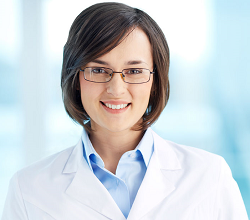
//> input picture PlaywithOpenCV/test.png, 250 x 220 px
$ ./Source   (built with g++ and OpenCV 4)
//> lines starting //> are read from the running program, lines starting //| are printed output that depends on the picture
#include <opencv2/highgui/highgui.hpp>
#include "opencv2/imgproc/imgproc.hpp"
#include <iostream>
using namespace cv;
using namespace std;

int main(){

	string image = "test.png";
	double alpha = 0.00;
	int beta = 0;

	//read the image data into Matrix
	Mat imgOriginal = imread(image, CV_LOAD_IMAGE_UNCHANGED);
//> imgOriginal is the input picture: 220 rows x 250 cols, CV_8UC4; mean B, G, R, A 212.2, 208.1, 201, 255
	Mat imgGray = imread(image, CV_LOAD_IMAGE_GRAYSCALE);
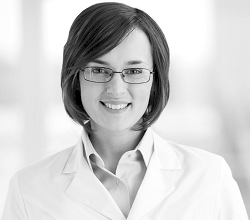
//> imgGray: 220 rows x 250 cols, CV_8UC1; min 0, max 255, mean 207

	//check whether the image is loaded or not
	if (imgOriginal.empty() || imgGray.empty())
	{
		cout << "Error : Image cannot be loaded..!!" << endl;
		//wait for a key press
		system("pause");
		return -1;
	}

	//create display window
	namedWindow("Original Image", CV_WINDOW_AUTOSIZE);
	namedWindow("Gray Image", CV_WINDOW_AUTOSIZE);

	//Load the matrices into the display windows
	imshow("Original Image", imgOriginal);
	imshow("Gray Image", imgGray);

	cout << image << " loaded successfully.\n";

	// Wait for a keystroke in the window
	waitKey(0);

	//destroy all open windows
	destroyAllWindows();

	//zero returns a zero array of the imgOrigianl size and type
	Mat imgContrast = Mat::zeros(imgOriginal.size(), imgOriginal.type());

	cout << "\n\nChanging Contrast:\n";
	cout << "Please enter Alpha Value[1.0 - 3.0]: "; cin >> alpha;
//> the answer given: 0.5
	cout << "Please enter Beta Value[0 - 100]: "; cin >> beta;
//> the answer given: 30

	imgOriginal.convertTo(imgContrast, -1, alpha, beta);
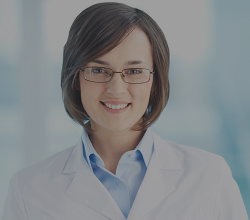
//> imgContrast: 220 rows x 250 cols, CV_8UC4; mean B, G, R, A 136.2, 134.1, 130.6, 158

	//create display window
	namedWindow("Contrast Image", CV_WINDOW_AUTOSIZE);

	//Load the matrices into the display windows
	imshow("Original Image", imgOriginal);
	imshow("Contrast Image", imgContrast);

	// Wait for a keystroke in the window
	waitKey(0);

	//destroy all open windows
	destroyAllWindows();

	cout << "\n\nHistogram Equalized:\n";

	Mat imgGray_Equalized;

	//equalize the histogram
	equalizeHist(imgGray, imgGray_Equalized);
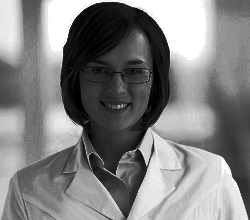
//> imgGray_Equalized: 220 rows x 250 cols, CV_8UC1; min 0, max 255, mean 129.2

	namedWindow("Gray Equalized Image", CV_WINDOW_AUTOSIZE);

	//Load the matrices into the display windows
	imshow("Gray Image", imgGray);
	imshow("Gray Equalized Image", imgGray_Equalized);

	// Wait for a keystroke in the window
	waitKey(0);

	//destroy all open windows
	destroyAllWindows();

	return 0;
}
